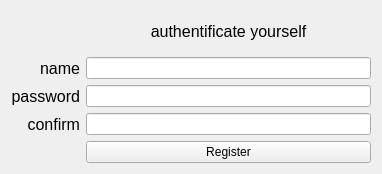
<?xml version="1.0" encoding="UTF-8"?>
<ui version="4.0">
 <class>reg_window</class>
 <widget class="QWidget" name="reg_window">
  <property name="geometry">
   <rect>
    <x>0</x>
    <y>0</y>
    <width>382</width>
    <height>174</height>
   </rect>
  </property>
  <property name="windowTitle">
   <string>Form</string>
  </property>
  <layout class="QHBoxLayout" name="horizontalLayout">
   <item>
    <layout class="QGridLayout" name="gridLayout">
     <item row="4" column="0">
      <widget class="QLabel" name="label_Confirm">
       <property name="font">
        <font>
         <pointsize>12</pointsize>
        </font>
       </property>
       <property name="text">
        <string>confirm</string>
       </property>
       <property name="alignment">
        <set>Qt::AlignRight|Qt::AlignTrailing|Qt::AlignVCenter</set>
       </property>
      </widget>
     </item>
     <item row="3" column="1">
      <widget class="QLineEdit" name="passwordLineEdit"/>
     </item>
     <item row="5" column="1">
      <widget class="QPushButton" name="registerPushButton">
       <property name="text">
        <string>Register</string>
       </property>
      </widget>
     </item>
     <item row="2" column="0">
      <widget class="QLabel" name="label_Name">
       <property name="font">
        <font>
         <pointsize>12</pointsize>
        </font>
       </property>
       <property name="midLineWidth">
        <number>0</number>
       </property>
       <property name="text">
        <string>name</string>
       </property>
       <property name="alignment">
        <set>Qt::AlignRight|Qt::AlignTrailing|Qt::AlignVCenter</set>
       </property>
      </widget>
     </item>
     <item row="2" column="1">
      <widget class="QLineEdit" name="nameLineEdit"/>
     </item>
     <item row="1" column="1">
      <widget class="QLabel" name="labelWelcome">
       <property name="font">
        <font>
         <pointsize>12</pointsize>
        </font>
       </property>
       <property name="text">
        <string>authentificate yourself</string>
       </property>
       <property name="alignment">
        <set>Qt::AlignCenter</set>
       </property>
      </widget>
     </item>
     <item row="3" column="0">
      <widget class="QLabel" name="label_Pass">
       <property name="font">
        <font>
         <pointsize>12</pointsize>
        </font>
       </property>
       <property name="text">
        <string>password</string>
       </property>
       <property name="alignment">
        <set>Qt::AlignRight|Qt::AlignTrailing|Qt::AlignVCenter</set>
       </property>
      </widget>
     </item>
     <item row="4" column="1">
      <widget class="QLineEdit" name="confirmLineEdit"/>
     </item>
     <item row="5" column="0">
      <widget class="QLabel" name="isSuccessReg">
       <property name="text">
        <string/>
       </property>
      </widget>
     </item>
    </layout>
   </item>
  </layout>
 </widget>
 <resources/>
 <connections/>
</ui>
